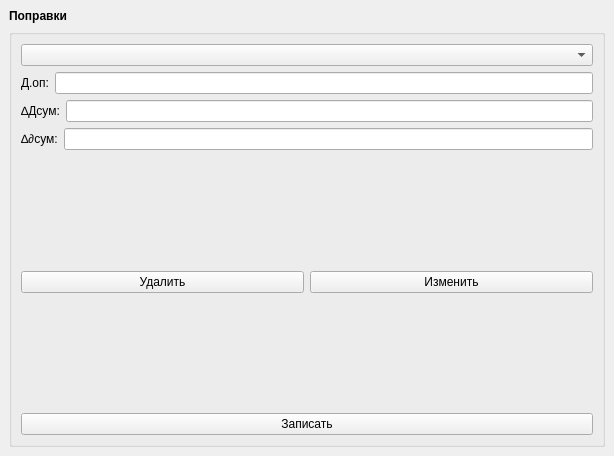
<?xml version="1.0" encoding="UTF-8"?>
<ui version="4.0">
 <class>WindowPopr</class>
 <widget class="QMainWindow" name="WindowPopr">
  <property name="windowModality">
   <enum>Qt::NonModal</enum>
  </property>
  <property name="geometry">
   <rect>
    <x>0</x>
    <y>0</y>
    <width>614</width>
    <height>456</height>
   </rect>
  </property>
  <property name="windowTitle">
   <string>MainWindow</string>
  </property>
  <widget class="QWidget" name="centralwidget">
   <layout class="QVBoxLayout" name="verticalLayout_3">
    <item>
     <widget class="QLabel" name="label">
      <property name="sizePolicy">
       <sizepolicy hsizetype="Preferred" vsizetype="Preferred">
        <horstretch>0</horstretch>
        <verstretch>0</verstretch>
       </sizepolicy>
      </property>
      <property name="font">
       <font>
        <weight>75</weight>
        <bold>true</bold>
       </font>
      </property>
      <property name="text">
       <string>Поправки</string>
      </property>
     </widget>
    </item>
    <item>
     <widget class="QGroupBox" name="groupBox">
      <property name="sizePolicy">
       <sizepolicy hsizetype="Preferred" vsizetype="Expanding">
        <horstretch>0</horstretch>
        <verstretch>0</verstretch>
       </sizepolicy>
      </property>
      <property name="title">
       <string/>
      </property>
      <layout class="QVBoxLayout" name="verticalLayout_2">
       <item>
        <widget class="QComboBox" name="comboBox"/>
       </item>
       <item>
        <layout class="QVBoxLayout" name="verticalLayout">
         <item>
          <layout class="QHBoxLayout" name="horizontalLayout">
           <item>
            <widget class="QLabel" name="label_2">
             <property name="text">
              <string>Д.оп:</string>
             </property>
            </widget>
           </item>
           <item>
            <widget class="QLineEdit" name="lineEdit">
             <property name="inputMethodHints">
              <set>Qt::ImhFormattedNumbersOnly</set>
             </property>
             <property name="maxLength">
              <number>10</number>
             </property>
            </widget>
           </item>
          </layout>
         </item>
         <item>
          <layout class="QHBoxLayout" name="horizontalLayout_2">
           <item>
            <widget class="QLabel" name="label_3">
             <property name="text">
              <string>∆Дсум:</string>
             </property>
            </widget>
           </item>
           <item>
            <widget class="QLineEdit" name="lineEdit_2">
             <property name="inputMethodHints">
              <set>Qt::ImhFormattedNumbersOnly</set>
             </property>
             <property name="maxLength">
              <number>10</number>
             </property>
            </widget>
           </item>
          </layout>
         </item>
         <item>
          <layout class="QHBoxLayout" name="horizontalLayout_3">
           <item>
            <widget class="QLabel" name="label_7">
             <property name="text">
              <string>∆∂сум:</string>
             </property>
            </widget>
           </item>
           <item>
            <widget class="QLineEdit" name="lineEdit_5">
             <property name="inputMethodHints">
              <set>Qt::ImhFormattedNumbersOnly</set>
             </property>
             <property name="maxLength">
              <number>10</number>
             </property>
            </widget>
           </item>
          </layout>
         </item>
         <item>
          <spacer name="verticalSpacer_2">
           <property name="orientation">
            <enum>Qt::Vertical</enum>
           </property>
           <property name="sizeHint" stdset="0">
            <size>
             <width>20</width>
             <height>40</height>
            </size>
           </property>
          </spacer>
         </item>
         <item>
          <layout class="QHBoxLayout" name="horizontalLayout_4">
           <item>
            <widget class="QPushButton" name="pushButton_2">
             <property name="text">
              <string>Удалить</string>
             </property>
            </widget>
           </item>
           <item>
            <widget class="QPushButton" name="pushButton_3">
             <property name="text">
              <string>Изменить</string>
             </property>
            </widget>
           </item>
          </layout>
         </item>
         <item>
          <spacer name="verticalSpacer">
           <property name="orientation">
            <enum>Qt::Vertical</enum>
           </property>
           <property name="sizeHint" stdset="0">
            <size>
             <width>20</width>
             <height>40</height>
            </size>
           </property>
          </spacer>
         </item>
         <item>
          <widget class="QPushButton" name="pushButton">
           <property name="text">
            <string>Записать</string>
           </property>
          </widget>
         </item>
        </layout>
       </item>
      </layout>
     </widget>
    </item>
   </layout>
  </widget>
 </widget>
 <resources/>
 <connections/>
</ui>
